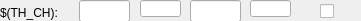
    <widget class="caFrame" name="caframe_6">
     <property name="geometry">
      <rect>
       <x>20</x>
       <y>280</y>
       <width>361</width>
       <height>21</height>
      </rect>
     </property>
     <property name="macro">
      <string notr="true">MasterID=$(MasterID), SlaveID=$(SlaveID),IOC=$(IOC),BO_CH=$(BO_CH),CH=1,TH_CH=05</string>
     </property>
     <property name="visibility">
      <enum>caFrame::Calc</enum>
     </property>
     <property name="visibilityCalc">
      <string notr="true">A&gt;=5</string>
     </property>
     <property name="channel" stdset="0">
      <string notr="true">$(IOC):m$(MasterID)s$(SlaveID)-Enc0$(CH)-BO$(BO_CH)-ThrsCnt</string>
     </property>
     <widget class="caTextEntry" name="catextentry_19">
      <property name="geometry">
       <rect>
        <x>79</x>
        <y>0</y>
        <width>51</width>
        <height>22</height>
       </rect>
      </property>
      <property name="channel" stdset="0">
       <string notr="true">$(IOC):m$(MasterID)s$(SlaveID)-Enc0$(CH)-BO$(BO_CH)-Thrs$(TH_CH)</string>
      </property>
     </widget>
     <widget class="QLabel" name="label_16">
      <property name="geometry">
       <rect>
        <x>0</x>
        <y>0</y>
        <width>63</width>
        <height>20</height>
       </rect>
      </property>
      <property name="text">
       <string/>
      </property>
     </widget>
     <widget class="caLabel" name="calabel_8">
      <property name="geometry">
       <rect>
        <x>0</x>
        <y>-3</y>
        <width>61</width>
        <height>31</height>
       </rect>
      </property>
      <property name="text">
       <string>$(TH_CH):</string>
      </property>
     </widget>
     <widget class="caTextEntry" name="catextentry_20">
      <property name="geometry">
       <rect>
        <x>190</x>
        <y>0</y>
        <width>51</width>
        <height>22</height>
       </rect>
      </property>
      <property name="channel" stdset="0">
       <string notr="true">$(IOC):m$(MasterID)s$(SlaveID)-Enc0$(CH)-BO$(BO_CH)-Dur$(TH_CH)</string>
      </property>
     </widget>
     <widget class="caLineEdit" name="calineedit_21">
      <property name="geometry">
       <rect>
        <x>250</x>
        <y>0</y>
        <width>41</width>
        <height>17</height>
       </rect>
      </property>
      <property name="channel" stdset="0">
       <string notr="true">$(IOC):m$(MasterID)s$(SlaveID)-Enc0$(CH)-BO$(BO_CH)-Dur$(TH_CH)-RB</string>
      </property>
      <property name="background">
       <color alpha="0">
        <red>160</red>
        <green>160</green>
        <blue>164</blue>
       </color>
      </property>
      <property name="colorMode">
       <enum>caLineEdit::Static</enum>
      </property>
      <property name="precisionMode">
       <enum>caLineEdit::User</enum>
      </property>
     </widget>
     <widget class="caLineEdit" name="calineedit_22">
      <property name="geometry">
       <rect>
        <x>140</x>
        <y>0</y>
        <width>41</width>
        <height>17</height>
       </rect>
      </property>
      <property name="channel" stdset="0">
       <string>$(IOC):m$(MasterID)s$(SlaveID)-Enc0$(CH)-BO$(BO_CH)-Thrs$(TH_CH)-RB</string>
      </property>
      <property name="background">
       <color alpha="0">
        <red>160</red>
        <green>160</green>
        <blue>164</blue>
       </color>
      </property>
      <property name="colorMode">
       <enum>caLineEdit::Static</enum>
      </property>
      <property name="precisionMode">
       <enum>caLineEdit::User</enum>
      </property>
     </widget>
     <widget class="caToggleButton" name="catogglebutton_15">
      <property name="geometry">
       <rect>
        <x>320</x>
        <y>0</y>
        <width>31</width>
        <height>22</height>
       </rect>
      </property>
      <property name="channel" stdset="0">
       <string notr="true">$(IOC):m$(MasterID)s$(SlaveID)-Enc0$(CH)-BO$(BO_CH)-State$(TH_CH)</string>
      </property>
     </widget>
    </widget>
